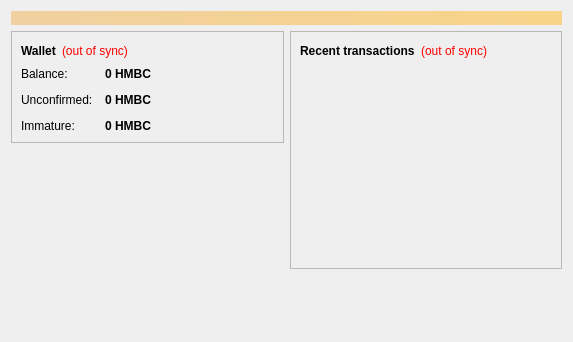
<?xml version="1.0" encoding="UTF-8"?>
<ui version="4.0">
 <class>OverviewPage</class>
 <widget class="QWidget" name="OverviewPage">
  <property name="geometry">
   <rect>
    <x>0</x>
    <y>0</y>
    <width>573</width>
    <height>342</height>
   </rect>
  </property>
  <property name="windowTitle">
   <string>Form</string>
  </property>
  <layout class="QVBoxLayout" name="topLayout">
   <item>
    <widget class="QLabel" name="labelAlerts">
     <property name="visible">
      <bool>false</bool>
     </property>
     <property name="styleSheet">
      <string notr="true">background-color: qlineargradient(x1: 0, y1: 0, x2: 1, y2: 0, stop:0 #F0D0A0, stop:1 #F8D488); color:#000000;</string>
     </property>
     <property name="wordWrap">
      <bool>true</bool>
     </property>
     <property name="margin">
      <number>3</number>
     </property>
    </widget>
   </item>
   <item>
    <layout class="QHBoxLayout" name="horizontalLayout" stretch="1,1">
     <item>
      <layout class="QVBoxLayout" name="verticalLayout_2">
       <item>
        <widget class="QFrame" name="frame">
         <property name="frameShape">
          <enum>QFrame::StyledPanel</enum>
         </property>
         <property name="frameShadow">
          <enum>QFrame::Raised</enum>
         </property>
         <layout class="QVBoxLayout" name="verticalLayout_4">
          <item>
           <layout class="QHBoxLayout" name="horizontalLayout_4">
            <item>
             <widget class="QLabel" name="label_5">
              <property name="font">
               <font>
                <weight>75</weight>
                <bold>true</bold>
               </font>
              </property>
              <property name="text">
               <string>Wallet</string>
              </property>
             </widget>
            </item>
            <item>
             <widget class="QLabel" name="labelWalletStatus">
              <property name="toolTip">
               <string>The displayed information may be out of date. Your wallet automatically synchronizes with the Harambecoin network after a connection is established, but this process has not completed yet.</string>
              </property>
              <property name="styleSheet">
               <string notr="true">QLabel { color: red; }</string>
              </property>
              <property name="text">
               <string notr="true">(out of sync)</string>
              </property>
              <property name="alignment">
               <set>Qt::AlignLeading|Qt::AlignLeft|Qt::AlignVCenter</set>
              </property>
             </widget>
            </item>
            <item>
             <spacer name="horizontalSpacer_2">
              <property name="orientation">
               <enum>Qt::Horizontal</enum>
              </property>
              <property name="sizeHint" stdset="0">
               <size>
                <width>40</width>
                <height>20</height>
               </size>
              </property>
             </spacer>
            </item>
           </layout>
          </item>
          <item>
           <layout class="QFormLayout" name="formLayout_2">
            <property name="fieldGrowthPolicy">
             <enum>QFormLayout::AllNonFixedFieldsGrow</enum>
            </property>
            <property name="horizontalSpacing">
             <number>12</number>
            </property>
            <property name="verticalSpacing">
             <number>12</number>
            </property>
            <item row="0" column="0">
             <widget class="QLabel" name="label">
              <property name="text">
               <string>Balance:</string>
              </property>
             </widget>
            </item>
            <item row="0" column="1">
             <widget class="QLabel" name="labelBalance">
              <property name="font">
               <font>
                <weight>75</weight>
                <bold>true</bold>
               </font>
              </property>
              <property name="cursor">
               <cursorShape>IBeamCursor</cursorShape>
              </property>
              <property name="toolTip">
               <string>Your current balance</string>
              </property>
              <property name="text">
               <string notr="true">0 HMBC</string>
              </property>
              <property name="textInteractionFlags">
               <set>Qt::LinksAccessibleByMouse|Qt::TextSelectableByKeyboard|Qt::TextSelectableByMouse</set>
              </property>
             </widget>
            </item>
            <item row="1" column="0">
             <widget class="QLabel" name="label_3">
              <property name="text">
               <string>Unconfirmed:</string>
              </property>
             </widget>
            </item>
            <item row="1" column="1">
             <widget class="QLabel" name="labelUnconfirmed">
              <property name="font">
               <font>
                <weight>75</weight>
                <bold>true</bold>
               </font>
              </property>
              <property name="cursor">
               <cursorShape>IBeamCursor</cursorShape>
              </property>
              <property name="toolTip">
               <string>Total of transactions that have yet to be confirmed, and do not yet count toward the current balance</string>
              </property>
              <property name="text">
               <string notr="true">0 HMBC</string>
              </property>
              <property name="textInteractionFlags">
               <set>Qt::LinksAccessibleByMouse|Qt::TextSelectableByKeyboard|Qt::TextSelectableByMouse</set>
              </property>
             </widget>
            </item>
            <item row="2" column="0">
             <widget class="QLabel" name="labelImmatureText">
              <property name="text">
               <string>Immature:</string>
              </property>
             </widget>
            </item>
            <item row="2" column="1">
             <widget class="QLabel" name="labelImmature">
              <property name="font">
               <font>
                <weight>75</weight>
                <bold>true</bold>
               </font>
              </property>
              <property name="toolTip">
               <string>Mined balance that has not yet matured</string>
              </property>
              <property name="text">
               <string notr="true">0 HMBC</string>
              </property>
              <property name="textInteractionFlags">
               <set>Qt::LinksAccessibleByMouse|Qt::TextSelectableByKeyboard|Qt::TextSelectableByMouse</set>
              </property>
             </widget>
            </item>
           </layout>
          </item>
         </layout>
        </widget>
       </item>
       <item>
        <spacer name="verticalSpacer">
         <property name="orientation">
          <enum>Qt::Vertical</enum>
         </property>
         <property name="sizeHint" stdset="0">
          <size>
           <width>20</width>
           <height>40</height>
          </size>
         </property>
        </spacer>
       </item>
      </layout>
     </item>
     <item>
      <layout class="QVBoxLayout" name="verticalLayout_3">
       <item>
        <widget class="QFrame" name="frame_2">
         <property name="frameShape">
          <enum>QFrame::StyledPanel</enum>
         </property>
         <property name="frameShadow">
          <enum>QFrame::Raised</enum>
         </property>
         <layout class="QVBoxLayout" name="verticalLayout">
          <item>
           <layout class="QHBoxLayout" name="horizontalLayout_2">
            <item>
             <widget class="QLabel" name="label_4">
              <property name="text">
               <string>&lt;b&gt;Recent transactions&lt;/b&gt;</string>
              </property>
             </widget>
            </item>
            <item>
             <widget class="QLabel" name="labelTransactionsStatus">
              <property name="toolTip">
               <string>The displayed information may be out of date. Your wallet automatically synchronizes with the Harambecoin network after a connection is established, but this process has not completed yet.</string>
              </property>
              <property name="styleSheet">
               <string notr="true">QLabel { color: red; }</string>
              </property>
              <property name="text">
               <string notr="true">(out of sync)</string>
              </property>
              <property name="alignment">
               <set>Qt::AlignRight|Qt::AlignTrailing|Qt::AlignVCenter</set>
              </property>
             </widget>
            </item>
            <item>
             <spacer name="horizontalSpacer">
              <property name="orientation">
               <enum>Qt::Horizontal</enum>
              </property>
              <property name="sizeHint" stdset="0">
               <size>
                <width>40</width>
                <height>20</height>
               </size>
              </property>
             </spacer>
            </item>
           </layout>
          </item>
          <item>
           <widget class="QListView" name="listTransactions">
            <property name="styleSheet">
             <string notr="true">QListView { background: transparent; }</string>
            </property>
            <property name="frameShape">
             <enum>QFrame::NoFrame</enum>
            </property>
            <property name="verticalScrollBarPolicy">
             <enum>Qt::ScrollBarAlwaysOff</enum>
            </property>
            <property name="horizontalScrollBarPolicy">
             <enum>Qt::ScrollBarAlwaysOff</enum>
            </property>
            <property name="selectionMode">
             <enum>QAbstractItemView::NoSelection</enum>
            </property>
           </widget>
          </item>
         </layout>
        </widget>
       </item>
       <item>
        <spacer name="verticalSpacer_2">
         <property name="orientation">
          <enum>Qt::Vertical</enum>
         </property>
         <property name="sizeHint" stdset="0">
          <size>
           <width>20</width>
           <height>40</height>
          </size>
         </property>
        </spacer>
       </item>
      </layout>
     </item>
    </layout>
   </item>
  </layout>
 </widget>
 <resources/>
 <connections/>
</ui>
